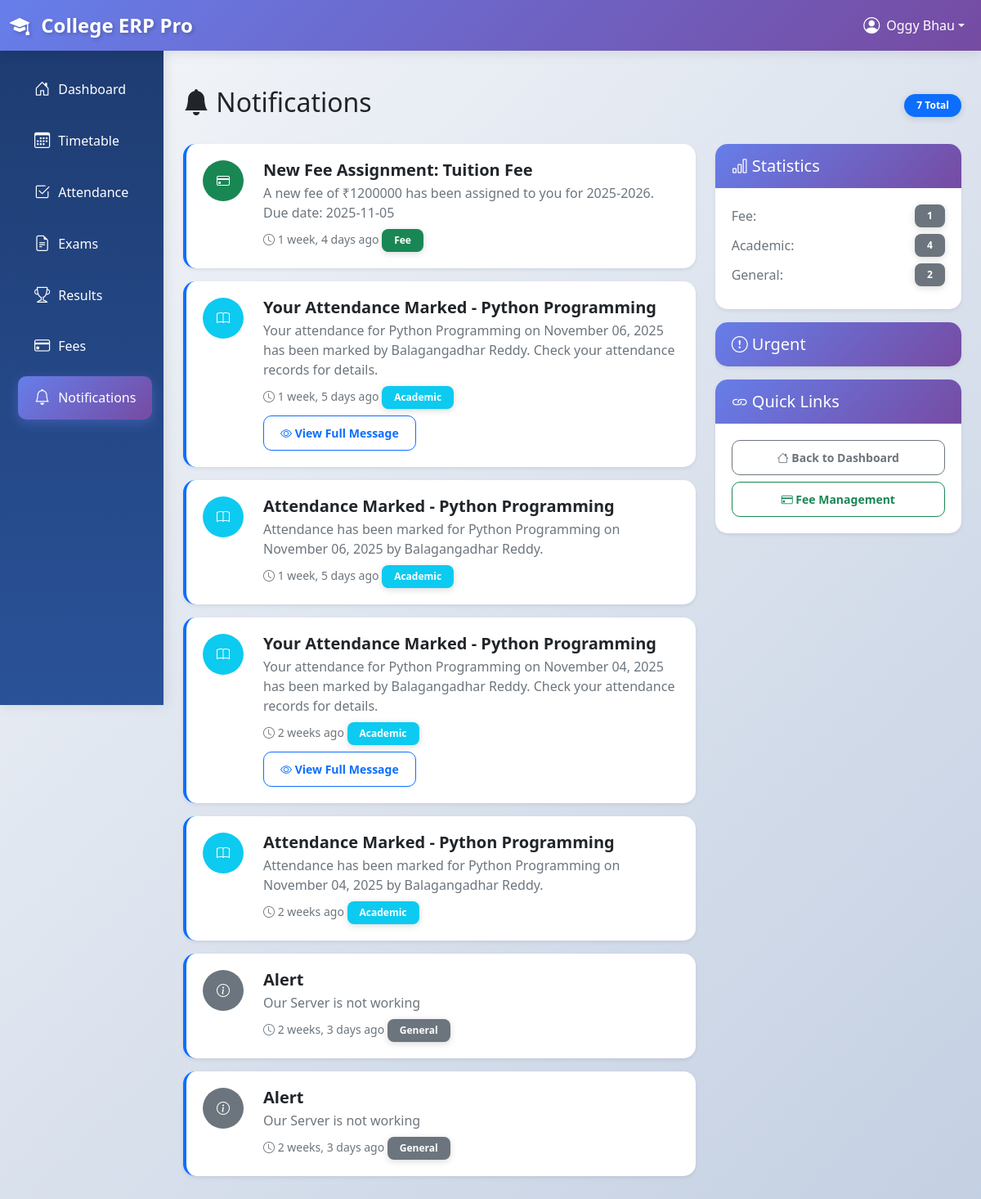
The app's page /students/notifications/ (signed in) with its own data.
### accounts/models.py (models this page shows, shortened)
class User(AbstractUser):
    USER_TYPE_CHOICES = (
        ('student', 'Student'),
        ('teacher', 'Teacher'),
        ('admin', 'Administrator'),
    )
    user_type = models.CharField(max_length=10, choices=USER_TYPE_CHOICES)
    phone_regex = RegexValidator(
        regex=r'^\+?1?\d{9,15}$',
        message="Phone number must be entered in the format: '+999999999'. Up to 15 digits allowed."
    )
    phone_number = models.CharField(validators=[phone_regex], max_length=17, blank=True)
    address = models.TextField(blank=True)
    date_of_birth = models.DateField(null=True, blank=True)
    profile_picture = models.ImageField(upload_to='profile_pics/', null=True, blank=True)
    created_at = models.DateTimeField(auto_now_add=True)
    updated_at = models.DateTimeField(auto_now=True)
    @property
    def is_student(self):
        return self.user_type == 'student'
    @property
    def is_admin(self):
        return self.user_type == 'admin'

### students/models.py (models this page shows, shortened)
class Notification(models.Model):
    NOTIFICATION_TYPES = [
        ('general', 'General'),
        ('academic', 'Academic'),
        ('exam', 'Exam'),
        ('fee', 'Fee'),
        ('event', 'Event'),
        ('announcement', 'Announcement'),
        ('alert', 'Alert'),
    ]
    title = models.CharField(max_length=200)
    message = models.TextField()
    notification_type = models.CharField(max_length=20, choices=NOTIFICATION_TYPES)
    target_audience = models.CharField(
        max_length=20,
        choices=[
            ('all', 'All'),
            ('all_students', 'All Students'),
            ('all_teachers', 'All Teachers'),
            ('class', 'Specific Class'),
            ('department', 'Specific Department'),
            ('individual_student', 'Individual Student'),
            ('individual_teacher', 'Individual Teacher'),
        ],
        default='all'
    )
    target_class = models.ForeignKey(
        Class,
        on_delete=models.CASCADE,
        null=True,
        blank=True
    )
    target_department = models.ForeignKey(
        Department,
        on_delete=models.CASCADE,
        null=True,
        blank=True
    )
    target_student = models.ForeignKey(
        Student,
        on_delete=models.CASCADE,
        null=True,
        blank=True,
        related_name='notifications'
    )
    target_teacher = models.ForeignKey(
        'teachers.Teacher',
        on_delete=models.CASCADE,
        null=True,
        blank=True,
        related_name='notifications'
    )
    is_urgent = models.BooleanField(default=False)
    send_email = models.BooleanField(default=False)
    created_by = models.ForeignKey(
        settings.AUTH_USER_MODEL,
        on_delete=models.CASCADE,
        related_name='created_notifications'
    )
    created_at = models.DateTimeField(auto_now_add=True)
    expires_at = models.DateTimeField(null=True, blank=True)
    class Meta:
        ordering = ['-created_at']

### students/views.py (the view)
# urls.py: path('notifications/', views.notifications, name='notifications'),
@login_required
def notifications(request):
    if not request.user.is_student:
        messages.error(request, "Access denied.")
        return redirect('accounts:login')
    student = request.user.student_profile
    notifications = Notification.objects.filter(
        Q(target_audience='all') |
        Q(target_audience='all_students') |
        Q(target_audience='class', target_class=student.student_class) |
        Q(target_audience='department', target_department=student.department) |
        Q(target_audience='individual_student', target_student=student)
    ).order_by('-created_at')
    context = {
        'student': student,
        'notifications': notifications,
    }
    return render(request, 'students/notifications.html', context)

### templates/students/notifications.html (shortened to what this page needs)
{% extends 'base.html' %}
{% block content %}
<div class="py-4">
    <div class="d-flex justify-content-between align-items-center mb-4">
        <h1 class="h2">
            <i class="bi bi-bell-fill"></i> Notifications
        </h1>
        {% if notifications %}
            <span class="badge bg-primary rounded-pill">{{ notifications.count }} Total</span>
        {% endif %}
    </div>
    {% if notifications %}
        <div class="row">
            <div class="col-lg-8">
                {% for notification in notifications %}
                    <div class="card shadow-sm mb-3 border-left {% if notification.is_urgent %}border-danger{% else %}border-primary{% endif %}">
                        <div class="card-body">
                            <div class="row align-items-start">
                                <div class="col-auto">
                                    <div class="rounded-circle p-3 {% if notification.notification_type == 'general' %}bg-secondary{% elif notification.notification_type == 'academic' %}bg-info{% elif notification.notification_type == 'exam' %}bg-warning{% elif notification.notification_type == 'fee' %}bg-success{% elif notification.notification_type == 'event' %}bg-primary{% elif notification.notification_type == 'announcement' %}bg-danger{% else %}bg-dark{% endif %} text-white d-flex align-items-center justify-content-center" style="width: 50px; height: 50px;">
                                        {% if notification.notification_type == 'general' %}
                                            <i class="bi bi-info-circle"></i>
                                        {% elif notification.notification_type == 'academic' %}
                                            <i class="bi bi-book"></i>
                                        {% elif notification.notification_type == 'exam' %}
                                            <i class="bi bi-file-earmark-text"></i>
                                        {% elif notification.notification_type == 'fee' %}
                                            <i class="bi bi-credit-card"></i>
                                        {% elif notification.notification_type == 'event' %}
                                            <i class="bi bi-calendar-event"></i>
                                        {% elif notification.notification_type == 'announcement' %}
                                            <i class="bi bi-megaphone"></i>
                                        {% else %}
                                            <i class="bi bi-bell"></i>
                                        {% endif %}
                                    </div>
                                </div>
                                <div class="col">
                                    <div class="d-flex justify-content-between align-items-start">
                                        <div>
                                            <h5 class="card-title mb-1 fw-bold">
                                                {{ notification.title }}
                                            </h5>
                                            <p class="card-text text-muted mb-2">
                                                {{ notification.message|truncatewords:30 }}
                                            </p>
                                        </div>
                                    </div>
                                    <div class="d-flex justify-content-between align-items-center">
                                        <div>
                                            <small class="text-muted">
                                                <i class="bi bi-clock"></i> {{ notification.created_at|timesince }} ago
                                            </small>
                                            {% if notification.notification_type == 'general' %}
                                                <span class="badge bg-secondary">{{ notification.get_notification_type_display }}</span>
                                            {% elif notification.notification_type == 'academic' %}
                                                <span class="badge bg-info">{{ notification.get_notification_type_display }}</span>
                                            {% elif notification.notification_type == 'exam' %}
                                                <span class="badge bg-warning text-dark">{{ notification.get_notification_type_display }}</span>
                                            {% elif notification.notification_type == 'fee' %}
                                                <span class="badge bg-success">{{ notification.get_notification_type_display }}</span>
                                            {% elif notification.notification_type == 'event' %}
                                                <span class="badge bg-primary">{{ notification.get_notification_type_display }}</span>
                                            {% elif notification.notification_type == 'announcement' %}
                                                <span class="badge bg-danger">{{ notification.get_notification_type_display }}</span>
                                            {% else %}
                                                <span class="badge bg-dark">{{ notification.get_notification_type_display }}</span>
                                            {% endif %}
                                        </div>
                                    </div>
                                    {% if notification.message|length > 100 %}
                                        <div class="mt-2">
                                            <button class="btn btn-sm btn-outline-primary" data-bs-toggle="modal" data-bs-target="#notificationModal{{ notification.id }}">
                                                <i class="bi bi-eye"></i> View Full Message
                                            </button>
                                        </div>
                                    {% endif %}
                                </div>
                            </div>
                        </div>
                    </div>
                {% endfor %}
            </div>
            <div class="col-lg-4">
                <div class="card shadow-sm mb-3">
                    <div class="card-header bg-primary text-white">
                        <h5 class="mb-0"><i class="bi bi-bar-chart"></i> Statistics</h5>
                    </div>
                    <div class="card-body">
                        {% regroup notifications by notification_type as notif_by_type %}
                        {% for type_group in notif_by_type %}
                            <div class="d-flex justify-content-between align-items-center mb-2">
                                <span class="text-muted">{{ type_group.grouper|title }}:</span>
                                <span class="badge bg-secondary">{{ type_group.list|length }}</span>
                            </div>
                        {% endfor %}
                    </div>
                </div>
                {% with urgent_notifs=notifications|dictsort:"is_urgent" %}
                    {% if urgent_notifs %}
                        <div class="card shadow-sm mb-3 border-danger">
                            <div class="card-header bg-danger text-white">
                                <h5 class="mb-0"><i class="bi bi-exclamation-circle"></i> Urgent</h5>
                            </div>
                        </div>
                    {% endif %}
                {% endwith %}
                <div class="card shadow-sm">
                    <div class="card-header bg-secondary text-white">
                        <h5 class="mb-0"><i class="bi bi-link"></i> Quick Links</h5>
                    </div>
                    <div class="card-body">
                        <a href="{% url 'students:dashboard' %}" class="btn btn-outline-secondary btn-sm w-100 mb-2">
                            <i class="bi bi-house"></i> Back to Dashboard
                        </a>
                        <a href="{% url 'students:fees' %}" class="btn btn-outline-success btn-sm w-100">
                            <i class="bi bi-credit-card"></i> Fee Management
                        </a>
                    </div>
                </div>
            </div>
        </div>
    {% endif %}
</div>
{% endblock %}

### templates/base.html (shortened to what this page needs)
<!DOCTYPE html>
<html lang="en">
<head>
    <link href="https://cdn.jsdelivr.net/npm/bootstrap@5.1.3/dist/css/bootstrap.min.css" rel="stylesheet">
    <link rel="stylesheet" href="https://cdn.jsdelivr.net/npm/bootstrap-icons@1.7.2/font/bootstrap-icons.css">
    {% load static %}
    <link rel="stylesheet" href="{% static 'css/custom-animations.css' %}">
</head>
<body>
    <nav class="navbar navbar-expand-lg navbar-dark bg-primary sticky-top">
        <div class="container-fluid">
            <a class="navbar-brand" href="{% url 'accounts:dashboard' %}">
                <i class="bi bi-mortarboard-fill"></i> College ERP Pro
            </a>
            {% if user.is_authenticated %}
                <div class="navbar-nav ms-auto">
                    <div class="nav-item dropdown">
                        <a class="nav-link dropdown-toggle text-white d-flex align-items-center"
                           href="#"
                           id="navbarDropdown"
                           role="button"
                           data-bs-toggle="dropdown"
                           aria-expanded="false">
                            <i class="bi bi-person-circle fs-5 me-2"></i>
                            <span class="d-none d-md-inline">{{ user.get_full_name|default:user.username }}</span>
                        </a>
                    </div>
                </div>
            {% endif %}
        </div>
    </nav>
    <div class="container-fluid">
        <div class="row">
            {% if user.is_authenticated %}
                <nav id="sidebarMenu" class="col-md-3 col-lg-2 d-md-block sidebar collapse">
                    <div class="position-sticky pt-3">
                        <ul class="nav flex-column">
                            <li class="nav-item">
                                <a class="nav-link" href="{% url 'accounts:dashboard' %}">
                                    <i class="bi bi-house-door"></i> Dashboard
                                </a>
                            </li>
                            {% if user.is_student %}
                                <li class="nav-item">
                                    <a class="nav-link" href="{% url 'students:timetable' %}">
                                        <i class="bi bi-calendar3"></i> Timetable
                                    </a>
                                </li>
                                <li class="nav-item">
                                    <a class="nav-link" href="{% url 'students:attendance' %}">
                                        <i class="bi bi-check2-square"></i> Attendance
                                    </a>
                                </li>
                                <li class="nav-item">
                                    <a class="nav-link" href="{% url 'students:exams' %}">
                                        <i class="bi bi-file-earmark-text"></i> Exams
                                    </a>
                                </li>
                                <li class="nav-item">
                                    <a class="nav-link" href="{% url 'students:results' %}">
                                        <i class="bi bi-trophy"></i> Results
                                    </a>
                                </li>
                                <li class="nav-item">
                                    <a class="nav-link" href="{% url 'students:fees' %}">
                                        <i class="bi bi-credit-card"></i> Fees
                                    </a>
                                </li>
                                <li class="nav-item">
                                    <a class="nav-link" href="{% url 'students:notifications' %}">
                                        <i class="bi bi-bell"></i> Notifications
                                    </a>
                                </li>
                            {% endif %}
                        </ul>
                    </div>
                </nav>
            {% endif %}
            <main class="col-md-9 ms-sm-auto col-lg-10 px-md-4 main-content">
                {% block content %}
                {% endblock %}
            </main>
        </div>
    </div>
</body>
</html>

### records on screen
User: get_full_name "Oggy Bhau"
Notification: title "New Fee Assignment: Tuition Fee", message "A new fee of ₹1200000 has been assigned to you for 2025-2026. Due date: 2025-11-05", created_at "1 week, 4 days", notification_type "Fee", grouper "Fee"
Notification: title "Your Attendance Marked - Python Programming", message "Your attendance for Python Programming on November 06, 2025 has been marked by Balagangadhar Reddy. Check your attendance records for details.", created_at "1 week, 5 days", notification_type "Academic", grouper "Academic"
Notification: title "Attendance Marked - Python Programming", message "Attendance has been marked for Python Programming on November 06, 2025 by Balagangadhar Reddy.", created_at "1 week, 5 days", notification_type "Academic"
Notification: title "Your Attendance Marked - Python Programming", message "Your attendance for Python Programming on November 04, 2025 has been marked by Balagangadhar Reddy. Check your attendance records for details.", created_at "2 weeks", notification_type "Academic"
Notification: title "Attendance Marked - Python Programming", message "Attendance has been marked for Python Programming on November 04, 2025 by Balagangadhar Reddy.", created_at "2 weeks", notification_type "Academic"
Notification: title "Alert", message "Our Server is not working", created_at "2 weeks, 3 days", notification_type "General", grouper "General"
Notification: title "Alert", message "Our Server is not working", created_at "2 weeks, 3 days", notification_type "General"

### other values on screen
{{ notifications.count }} "7"
{{ type_group.list|length }} "1" "4" "2"
